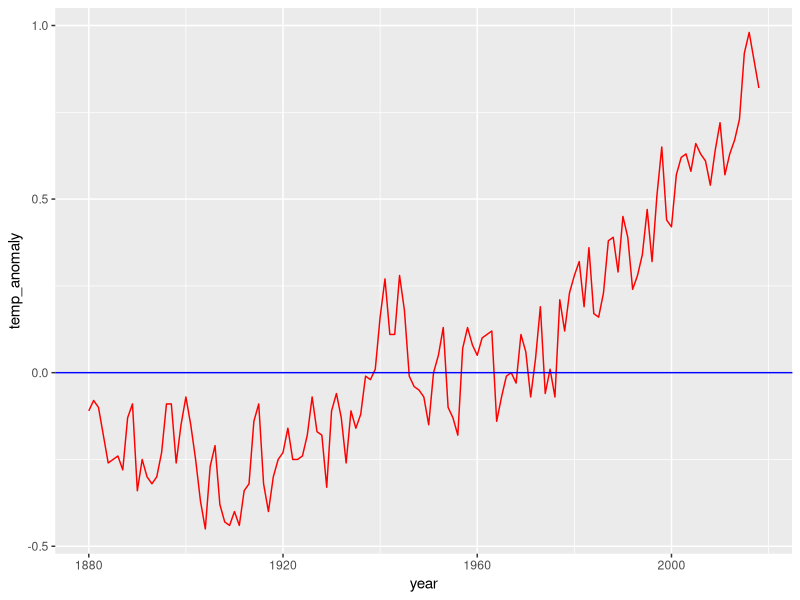
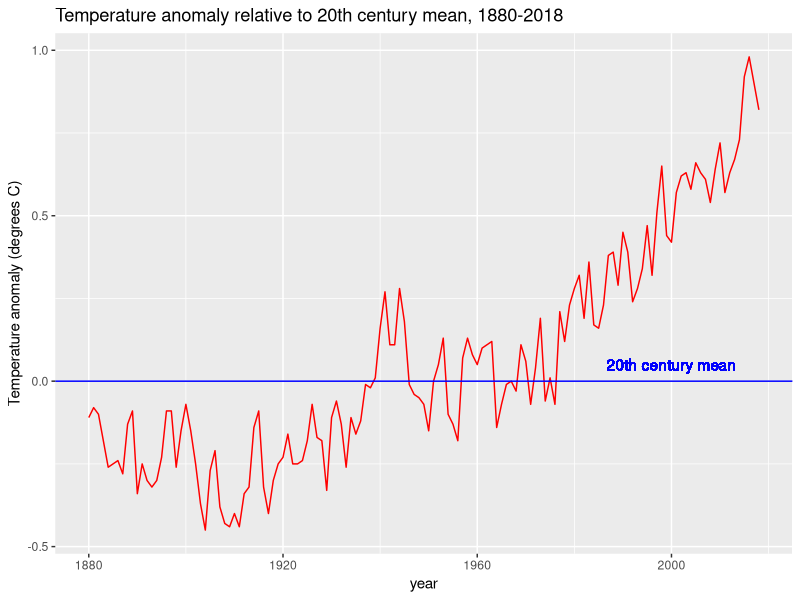
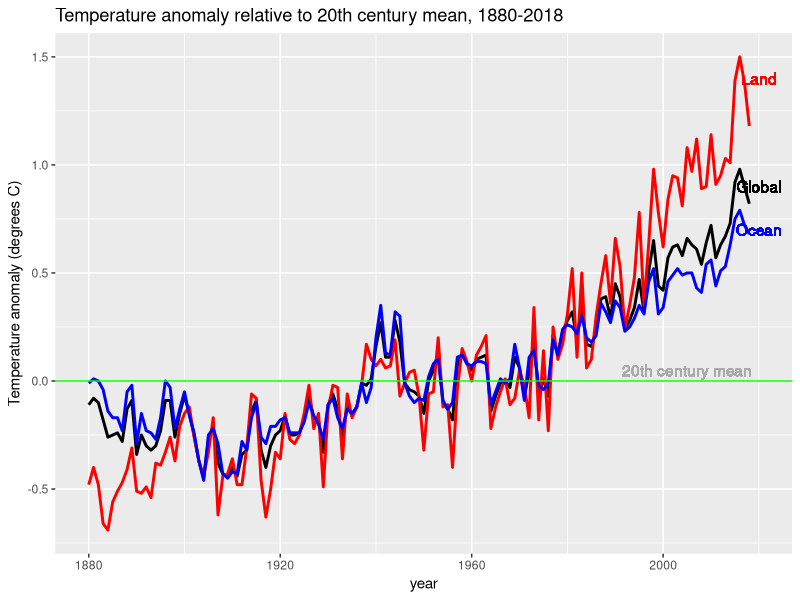
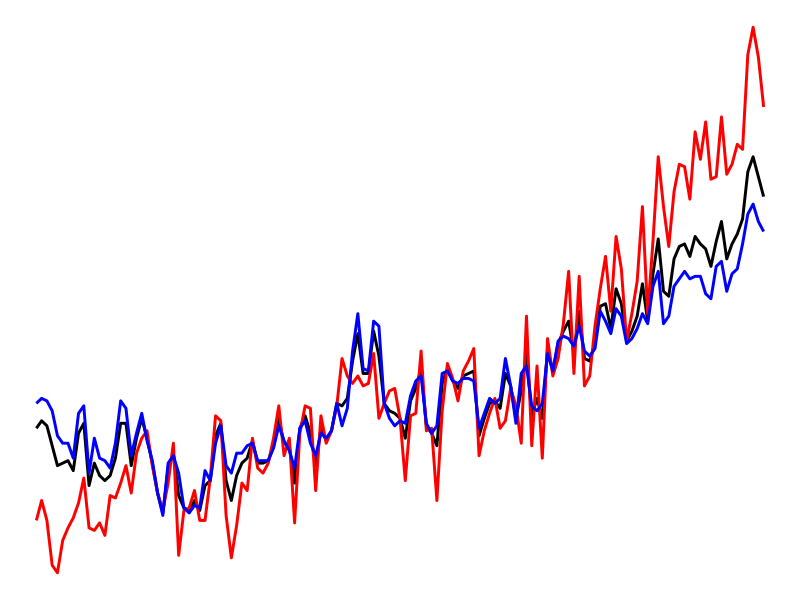
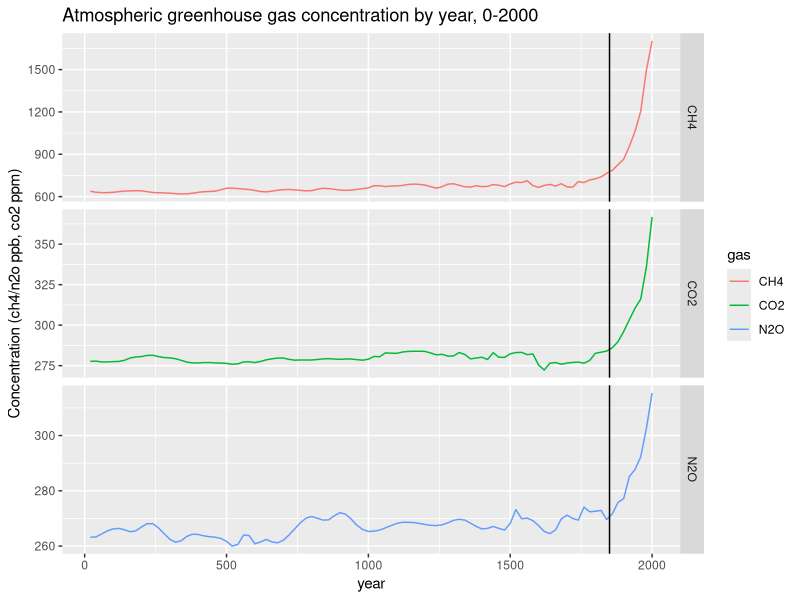
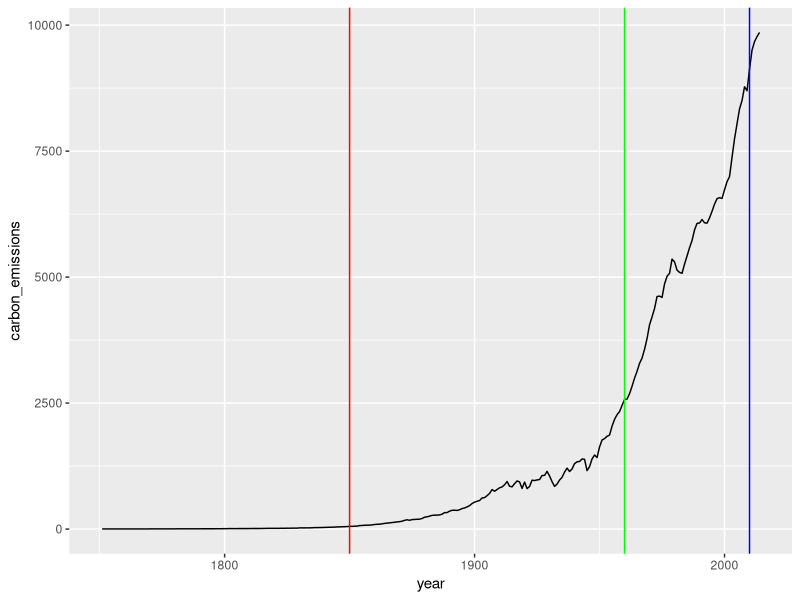
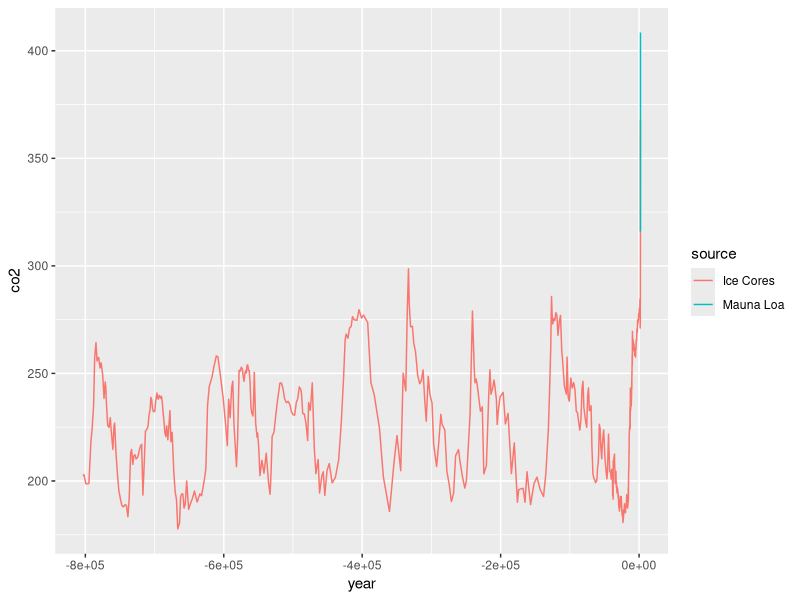
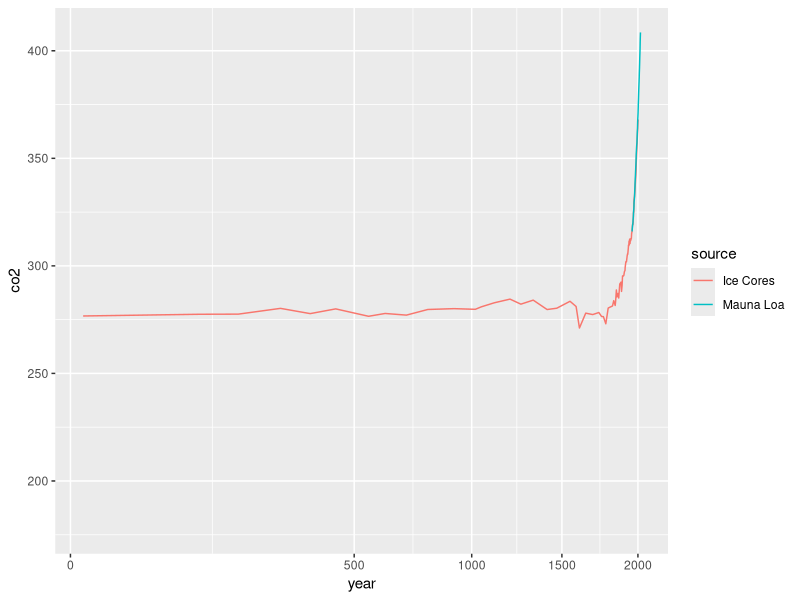

The R script that drew these images, in order:
options(digits = 3)
library(tidyverse)
library(dslabs)
tc <- temp_carbon
gh <- greenhouse_gases
hc <- historic_co2

data(temp_carbon)
data(greenhouse_gases)
data(historic_co2)

first_year <- temp_carbon %>%
  filter(!is.na(carbon_emissions)) %>%
  pull(year) %>%
  min()

last_year <- temp_carbon %>%
  filter(!is.na(carbon_emissions)) %>%
  .$year %>%
  max()

ratio <- last_year/first_year
ratio

tc$carbon_emissions[tc$year==last_year]/tc$carbon_emissions[tc$year==first_year]
tc %>% filter(year %in% c(first_year, last_year)) %>% summarise(ratio = carbon_emissions[1]/carbon_emissions[2])

head(tc)
first_year <- tc %>% filter(!is.na(temp_anomaly)) %>% pull(year) %>% min()
last_year <- tc %>% filter(!is.na(temp_anomaly)) %>% pull(year) %>% max()
tc$temp_anomaly[tc$year==last_year] - tc$temp_anomaly[tc$year==first_year]

p <- tc %>% filter(!is.na(temp_anomaly)) %>% ggplot(aes(year, temp_anomaly)) + geom_line(col='red')
p + geom_hline(yintercept = 0, col='blue')

p + labs(y='Temperature anomaly (degrees C)', title='Temperature anomaly relative to 20th century mean, 1880-2018') + 
  geom_text(aes(x=2000, y=0.05),label='20th century mean', col='blue') + geom_hline(yintercept = 0, col='blue')

p2 <- tc %>% filter(!is.na(temp_anomaly) & !is.na(land_anomaly) & !is.na(ocean_anomaly)) %>% ggplot() + 
  geom_line(size=1, aes(year, temp_anomaly), col='black') + geom_line(size=1, aes(year, land_anomaly), col='red') + 
  geom_line(size=1, aes(year, ocean_anomaly), col='blue')
p2 + labs(y='Temperature anomaly (degrees C)', title='Temperature anomaly relative to 20th century mean, 1880-2018') +
  geom_hline(yintercept = 0, col='green') + geom_text(aes(x=2005, y=0.05),label='20th century mean', col='darkgrey') +
  geom_text(aes(x=2020, y=1.4),label='Land', col='red') + geom_text(aes(x=2020, y=0.9),label='Global', col='black') +
  geom_text(aes(x=2020, y=0.7),label='Ocean', col='blue')
  theme(legend.position = 'right')
p2 + theme_void()

  
#about the greenhouse gases
head(gh)
summary(as.factor(gh$gas))

gh %>%
  ggplot(aes(year, concentration, col=gas)) +
  geom_line() +
  facet_grid(gas~., scales = "free") +
  geom_vline(xintercept = 1850) +
  ylab("Concentration (ch4/n2o ppb, co2 ppm)") +
  ggtitle("Atmospheric greenhouse gas concentration by year, 0-2000")

tc %>% filter(!is.na(carbon_emissions)) %>% ggplot(aes(year, carbon_emissions)) + geom_line() + geom_vline(xintercept = 1850, col='red') +
  geom_vline(xintercept = 1960, col='green') + geom_vline(xintercept = 2010, col='blue')

#about the global co2
head(hc)
summary(hc)
summary(as.factor(hc$source))

hc %>% ggplot(aes(year, co2, col=source)) + geom_line()
hc %>% ggplot(aes(year, co2, col=source)) + geom_line() + scale_x_continuous(trans = 'sqrt')
co2_time <- hc %>% ggplot(aes(year, co2, col=source)) + geom_line()

co2_time + xlim(-800000, -775000)
co2_time + xlim(-375000, -330000)
co2_time + xlim(-140000, -120000)
co2_time + xlim(-3000, 2018)
